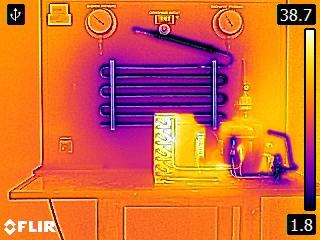
%> input picture Fault_Diagnosis/1_FEATURE_EXTRACTION/giris/10.bmp, 320 x 240 px; its folder holds only this picture in this run
$ octave Main_01_Extraction.m   (GNU Octave 9; MATLAB toolbox functions it lacks are replaced by stand-ins)
%> lines starting %> are read from the running program, lines starting %| are printed output that depends on the picture
### Fault_Diagnosis/1_FEATURE_EXTRACTION/Bol_Belirleme.m
function Img2 = Bol_Belirleme(image)


resim=image; %Referans görüntü gelecek;%Referans görüntü

satir = 8;
sutun = 5;
I=image;
[satirlar, sutunlar]=size(I);
 mr = round(satirlar/satir); % median of rows
 mc = round(sutunlar/sutun); % median of columns

mr1=mr;
sayac2=0;
sayac3=1;
for i = 1 : mr : satirlar-2
    if(sayac2==satir-1)
            mr1=satirlar;
        end
    mc1=mc;
    sayac1=0;

    for j = 1 : mc : sutunlar-2
        if(sayac1==sutun-1)
            mc1=sutunlar;
        end

         image1(:,:)=I(i:mr1, j:mc1);

         %--------------------------------------


         %--------------------------------
         Img1{sayac3}=image1; %Görüntüleri bölgelere göre numaralandırma

%        %-------------------------------

         mc1=mc1+mc;
         sayac1=sayac1+1;
         sayac3=sayac3+1;
    end
    mr1=mr1+mr;
    sayac2=sayac2+1;
end
% [14 lines of commented-out code are left out]
Img2=I;
 mr1=mr;
sayac2=0;
sayac3=1;
for i = 1 : mr : satirlar-2
    if(sayac2==satir-1)
            mr1=satirlar;
        end
    mc1=mc;
    sayac1=0;

    for j = 1 : mc : sutunlar-2
        if(sayac1==sutun-1)
            mc1=sutunlar;
        end


         %--------------------------------------

         if(sayac3==12 || sayac3==13 ||sayac3==14 ||sayac3==17 || sayac3==18 || sayac3==19 ||sayac3==22 ||sayac3==23||sayac3==24 ||sayac3==25 ||sayac3==28||sayac3==29 ||sayac3==30)


        else
         %--------------------------------
         Img2(i:mr1, j:mc1)=255; %Görüntüleri bölgelere göre numaralandırma
         end
%        %-------------------------------

         mc1=mc1+mc;
         sayac1=sayac1+1;
         sayac3=sayac3+1;
    end
    mr1=mr1+mr;
    sayac2=sayac2+1;
end
%  figure,  imshow(Img2);

### Fault_Diagnosis/1_FEATURE_EXTRACTION/feature_Ex.m
function data= feature_Ex(img,i,j,data)
%%Feature Extraction

% Create the Gray Level Cooccurance M_Eatrices (GLCMs)
 glcms = graycomatrix(img);
%Evaluate 10 features from the disease affected region only
% Derive Statistics from GLCM
  stats = graycoprops(glcms,'Contrast Correlation Energy Homogeneity');
  %textural features :
  FE.Contrast = stats.Contrast;
  FE.Correlation = stats.Correlation;
  FE.Energy = stats.Energy;
  FE.Homogeneity = stats.Homogeneity;

  FE.Mean = mean2(img);
  FE.StD = std2(img);
  FE.Entropy = entropy(img);
  FE.Kurtosis = kurtosis(double(img(:)));
  FE.Skewness = skewness(double(img(:)));
  FE.RMS = mean2(rms(img));
data(i,j)=FE.Contrast;
data(i,j+1)=FE.Correlation;
data(i,j+2)=FE.Energy;
data(i,j+3)=FE.Homogeneity;
data(i,j+4)=FE.Mean;
data(i,j+5)=FE.StD;
data(i,j+6)=FE.Entropy;
data(i,j+7)=FE.Kurtosis;
data(i,j+8)=FE.Skewness;
data(i,j+9)=FE.RMS;
%    feat_disease = [Contrast,Correlation,Energy,Homogeneity, Mean, Standard_Deviation, Entropy, RMS, Kurtosis, Skewness];
end

### Fault_Diagnosis/1_FEATURE_EXTRACTION/Main_01_Extraction.m
%Katırcıoğlu F, Cingiz Z.
%Fault diagnosis for overcharge and undercharge conditions in refrigeration systems using infrared thermal images.
%Proceedings of the Institution of Mechanical Engineers, Part E: Journal of Process Mechanical Engineering.
%2023;0(0). doi:10.1177/09544089221148065


clear all;
close all;
clc;
%Be sure to define the path of the folder where the images are located correctly.
% addpath('./lowRank/');
files = dir('C:\Users\ferzan\Desktop\MATWORKS\FEATURE_EXTRACTION\giris/*.bmp');
data=zeros(180,50);
for i = 1:length(files)
    img = (imread(['C:\Users\ferzan\Desktop\MATWORKS\FEATURE_EXTRACTION\giris/' files(i).name]));
%> img is the input picture: size 240x320x3 uint8; mean R, G, B 210.9, 103.2, 56.2
    image=rgb2gray(img);
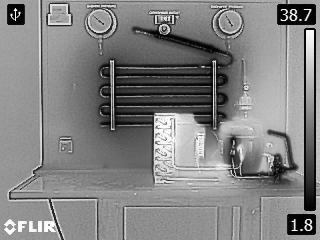
%> image: size 240x320 uint8; min 0, max 255, mean 130
%      image=img;
    Img2 = Bol_Belirleme(image);
%> after the loop in Bol_Belirleme, `for i = 1 : mr : satirlar-2`: Img1 = 40 items; sayac3 = 41
%> after the loop in Bol_Belirleme, `for i = 1 : mr : satirlar-2`:
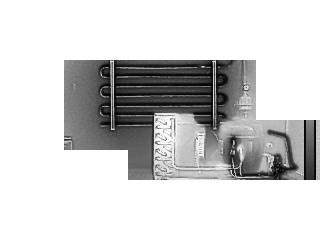
%> Img2: size 240x320 uint8; min 1, max 255, mean 208.9
    X=Img2;
    %Splitting the infrared image into 4 subcomponents using 2D-DWT
   [c,s]=wavedec2(X,2,'haar');
%> s = [60 80; 60 80; 120 160; 240 320]
   [H1,V1,D1] = detcoef2('all',c,s,1);
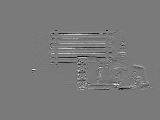
%> H1: size 120x160 double; min -158, max 172, mean 0.1; drawn with min black and max white
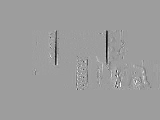
%> V1: size 120x160 double; min -222.5, max 137.5, mean -0.8; drawn with min black and max white
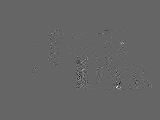
%> D1: size 120x160 double; min -82.5, max 125, mean 0; drawn with min black and max white
   A1 = appcoef2(c,s,'haar',1);

LL = uint8(wcodemat(A1,255,'mat',1));
LH =uint8( wcodemat(H1,255,'mat',1));
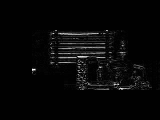
%> LH: size 120x160 uint8; min 1, max 255, mean 7.5
HL = uint8(wcodemat(V1,255,'mat',1));
HH = uint8(wcodemat(D1,255,'mat',1));
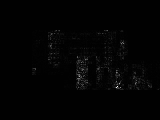
%> HH: size 120x160 uint8; min 1, max 255, mean 3.1
j=1;
data= feature_Ex(X,i,j, data);
%> in feature_Ex, `glcms = graycomatrix(img);`: glcms = [2148 236 43 41 11 65 74 12; 236 3067 372 79 28 37 41 10; 67 404 3094 317 53 36 37 9; 28 45 374 4164 325 77 74 14; 10 32 53 336 1450 335 65 35; 74 37 33 92 278 2609 340 103; 66 45 34 20 61 383 1604 195; 1 4 14 52 110 54 203 52214]
%> in feature_Ex, `stats = graycoprops(glcms,'Contrast Correlation Energy Homogeneity');`: stats = {Contrast 0.36}
%> in feature_Ex, `FE.Contrast = stats.Contrast;`: FE.Contrast = 0.36
%> the run ends on the next line
